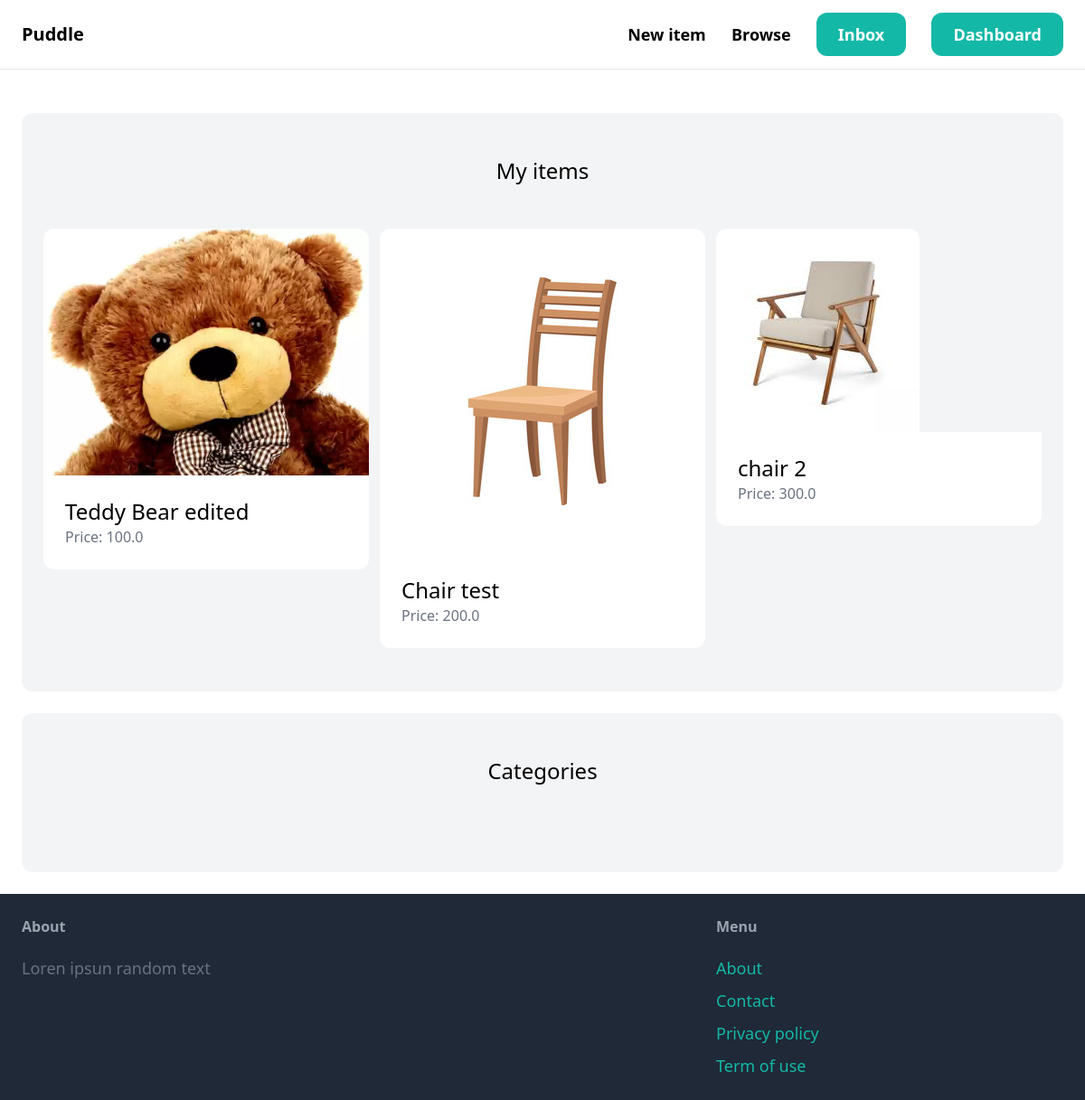
The page /dashboard/ (signed in) on the database its author committed.
### item/models.py (models this page shows, shortened)
class Item(models.Model):
    category = models.ForeignKey(Category, related_name='items', on_delete=models.CASCADE)
    name = models.CharField(max_length=255)
    description = models.TextField(blank=True, null=True)
    price = models.FloatField()
    image = models.ImageField(upload_to='item_images', blank=True, null=True)
    is_sold = models.BooleanField(default=False)
    created_by = models.ForeignKey(User, related_name='items', on_delete=models.CASCADE)
    created_at = models.DateTimeField(auto_now_add=True)

### dashboard/views.py (the view)
# urls.py: path('', views.index, name='index'),
@login_required
def index(request):
    items = Item.objects.filter(created_by = request.user)
    return render(request, 'dashboard/index.html',{
        'items' : items,
    })

### dashboard/templates/dashboard/index.html (shortened to what this page needs)
{% extends 'core/base.html' %}
{% block content %}
    <div class="mt-6 px-6 py-12 bg-gray-100 rounded-xl">
        <h2 class="mb-12 text-2xl text-center">My items</h2>
        <div class="grid grid-cols-3 gap-3">
            {% for item in items %}
                <div>
                    <a href="{% url 'item:detail' item.id %}">
                        <div>
                            <img src="{{ item.image.url }}" class="rounded-t-xl">
                        </div>
                        <div class="p-6 bg-white rounded-b-xl">
                            <h2 class="text-2xl">{{ item.name }}</h2>
                            <p class="text-gray-500">Price: {{ item.price }}</p>
                        </div>
                    </a>
                </div>
            {% endfor %}
        </div>
    </div>
    <div class="mt-6 px-6 py-12 bg-gray-100 rounded-xl">
        <h2 class="mb-12 text-2xl text-center">Categories</h2>
    </div>
{% endblock %}

### rows shown on the page
Item: image (picture), name "Teddy Bear edited", price "100.0"
Item: image (picture), name "Chair test", price "200.0"
Item: image (picture), name "chair 2", price "300.0"
